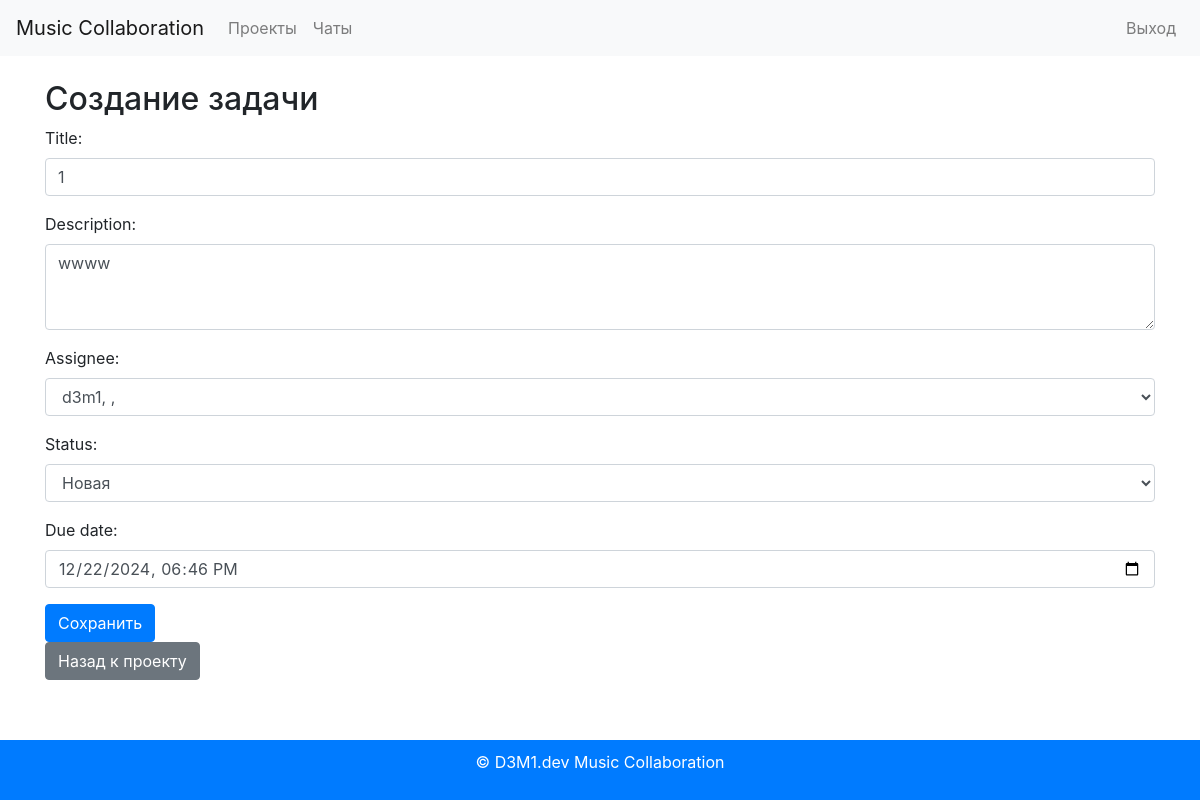
The app's page /tasks/edit/2/2/ (signed in) with its own data.
### tasks/models.py (models this page shows, shortened)
class Task(models.Model):
    STATUS_CHOICES = [
        ('new', 'Новая'),
        ('in_progress', 'В процессе'),
        ('completed', 'Завершена'),
    ]
    id = models.AutoField(primary_key=True)
    project = models.ForeignKey(Project, on_delete=models.CASCADE, related_name='tasks')  # Связь с проектом
    title = models.CharField(max_length=255)
    description = models.TextField(blank=True)  # Поле описания может быть пустым
    assignee = models.ForeignKey(User, on_delete=models.SET_NULL, null=True, blank=True)  # Исполнитель задачи
    status = models.CharField(max_length=50, choices=STATUS_CHOICES, default='new')  # Статус задачи
    due_date = models.DateTimeField(null=True, blank=True)  # Дата завершения задачи

### tasks/views.py (the view)
# urls.py: path('edit/<int:project_id>/<int:task_id>/', task_edit, name='task_edit'),  # Редактирование задачи
@login_required
def task_edit(request, project_id, task_id):
    task = get_object_or_404(Task, pk=task_id)
    if request.method == 'POST':
        form = TaskForm(request.POST, instance=task)
        if form.is_valid():
            form.save()
            return redirect('projects:project_detail', pk=project_id)
    else:
        form = TaskForm(instance=task)
    return render(request, 'tasks/task_form.html', {'form': form, 'project': task.project})

### tasks/forms.py
class TaskForm(forms.ModelForm):
    class Meta:
        model = Task
        fields = ['title', 'description', 'assignee', 'status', 'due_date']
        widgets = {
            'due_date': forms.DateTimeInput(attrs={
                'type': 'datetime-local',  # Используем тип datetime-local для ввода даты и времени
                'class': 'form-control',
            }),
            'description': forms.Textarea(attrs={
                'class': 'form-control',
                'rows': 3,
            }),
            'title': forms.TextInput(attrs={
                'class': 'form-control',
            }),
            'assignee': forms.Select(attrs={
                'class': 'form-control',
            }),
            'status': forms.Select(attrs={
                'class': 'form-control',
            }),
        }

### users/models.py (called while the page is built)
    def __str__(self):
        return f"{self.username}, {self.email}, {self.role}"

### tasks/templates/tasks/task_form.html (shortened to what this page needs)
{% extends 'base.html' %}
{% block content %}
<h2>{% if task.id %}Редактирование{% else %}Создание{% endif %} задачи</h2>
<form method="post">
    {{ form.as_p }}
    <button type="submit" class="btn btn-primary">Сохранить</button>
</form>
<a href="{% url 'projects:project_detail' project.id %}" class="btn btn-secondary">Назад к проекту</a>
{% endblock %}

### static/css/styles.css (style rules this page uses)
body { font-family: Arial, sans-serif; margin: 0; padding: 0; }
a { text-decoration: none; }

### records on screen
Task: title "1", description "wwww", assignee "d3m1, ,", status "Новая", due_date "12/22/2024 18:46"
